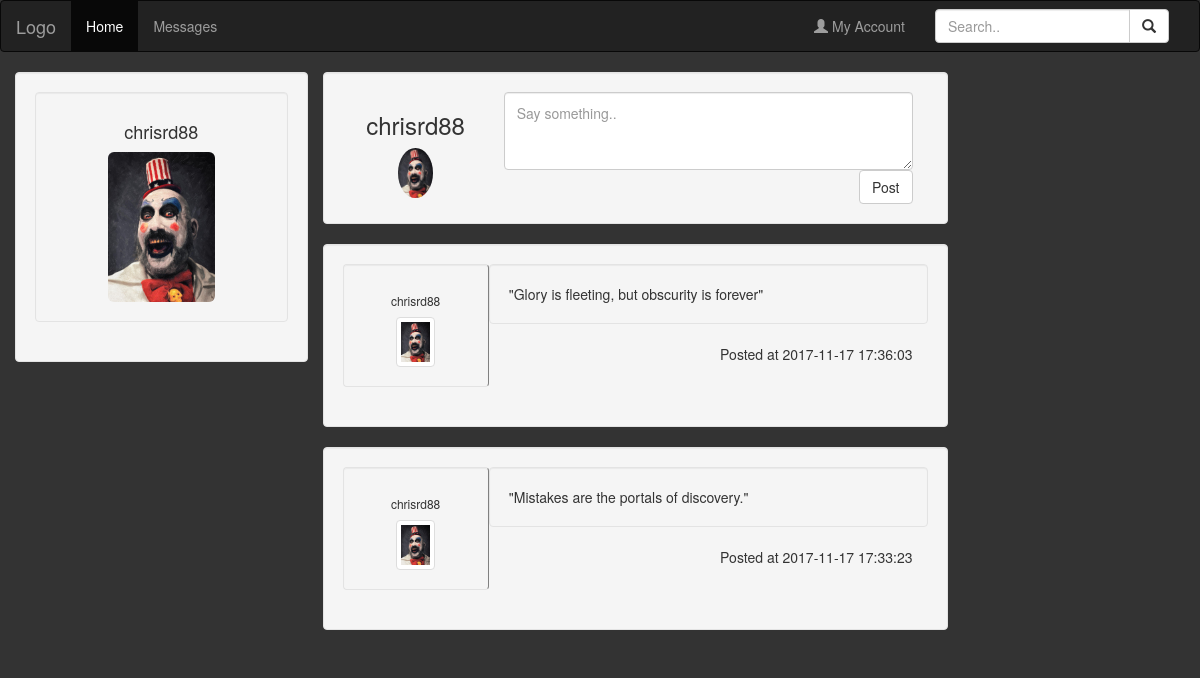
The page /wall (signed in) on the database its author committed.
### tables this page shows
CREATE TABLE comments(id INTEGER PRIMARY KEY, username TEXT NOT NULL, comment TEXT, date DATETIME);

### cw2.py (the view)
@app.route('/wall', methods=['POST', 'GET'])
def wall():
    comments = get_comments()
    print comments
    if request.method == 'POST':
        make_post()
        return redirect(url_for('wall'))
    return render_template('wall.html', comments=comments)

### cw2.py (called while the page is built)
def get_comments():
    con = sqlite3.connect(DATABASE)
    with con:
        cur = con.cursor()
        cur.execute("SELECT * FROM comments WHERE username=(?)", (session['username'],))
        rows = cur.fetchall()
    return rows

### templates/wall.html (shortened to what this page needs)
<!doctype html>
<html lang="en">
<head>
      <link href="{{ url_for('static', filename='css/bootstrap.min.css') }}" rel="stylesheet" media="screen">
    <link rel="stylesheet" href="static/css/style.css" type="text/css">
</head>
<body>
    {% include 'logged-menu.html' %}
    <div class="container text-center">
      <div class="row">
          <div class="post-box">
              <div class="col-lg-3 well">
                  <div class="well">
                      <h4>{{ session['username'] }}</h4>
                      <img src="static/imgs/prof.jpg" alt="profile picture" id="big-prof" class="img-rounded">
                  </div>
              </div>
              <div class="col-lg-8">
                  <div class="col-lg-10 well">
                      <div class="col-lg-3">
                          <h3>{{ session['username'] }}</h3>
                          <img src="static/imgs/prof.jpg" alt="" id="prof" class="img-circle">
                      </div>
                        <div class="col-lg-9" >
                            <form action="/wall" method="POST">
                                <textarea class="form-control" id="user-post" rows="3" name="comment" placeholder="Say something.."></textarea>
                                <button class="btn btn-default pull-right" id="post-button">Post</button>
                            </form>
                        </div>
                  </div>
              </div>
          </div>
          <div class="col-lg-8">
              {% for row in comments | reverse %}
              <div class="col-lg-10 well">
                  <div class="col-lg-3 well" id="post-user-info">
                      <h6>{{ row[1] }}</h6>
                      <img src="static/imgs/prof.jpg" alt="" id="prof" class="img-thumbnail">
                  </div>
                  <div class="col-lg-9 well text-left">
                      {{ '"'+row[2]+'"' }}
                  </div>
              <div class="col-lg-9 text-right" id="time-of-post">
                          {{ "Posted at "+row[3] }}
                      </div>
              </div>
              {% endfor %}
          </div>
      </div>
    </div>
</body>
</html>

### templates/logged-menu.html (shortened to what this page needs)
<nav class="navbar navbar-inverse">
  <div class="container-fluid">
    <div class="navbar-header">
      <a class="navbar-brand" href="#">Logo</a>
    </div>
    <div class="collapse navbar-collapse" id="myNavbar">
      <ul class="nav navbar-nav">
        <li class="active"><a href="#">Home</a></li>
        <li><a href="#">Messages</a></li>
      </ul>
      <form class="navbar-form navbar-right" role="search">
        <div class="form-group input-group">
          <input type="text" class="form-control" placeholder="Search..">
          <span class="input-group-btn">
            <button class="btn btn-default" type="button">
              <span class="glyphicon glyphicon-search"></span>
            </button>
          </span>
        </div>
      </form>
      <ul class="nav navbar-nav navbar-right">
        <li><a href="#"><span class="glyphicon glyphicon-user"></span> My Account</a></li>
      </ul>
    </div>
  </div>
</nav>

### static/css/style.css (style rules this page uses)
.post-box { background-color: #337ab7 !important; ; }
body { background-color: #333333 !important; }
#prof { max-width: 50px; max-height: 50px; }
#big-prof { max-width: 150px; max-height: 150px; }
#user-post { padding-top:10px; }
#post-user-info { border-right:solid thin gray; }
#post-user-info { font-size:8px; }

### rows shown on the page
comments: username "chrisrd88", comment "\"Glory is fleeting, but obscurity is forever\"", date "Posted at 2017-11-17 17:36:03"
comments: username "chrisrd88", comment "\"Mistakes are the portals of discovery.\"", date "Posted at 2017-11-17 17:33:23"

### other values the page prints
{{ session['username'] }} "chrisrd88"
